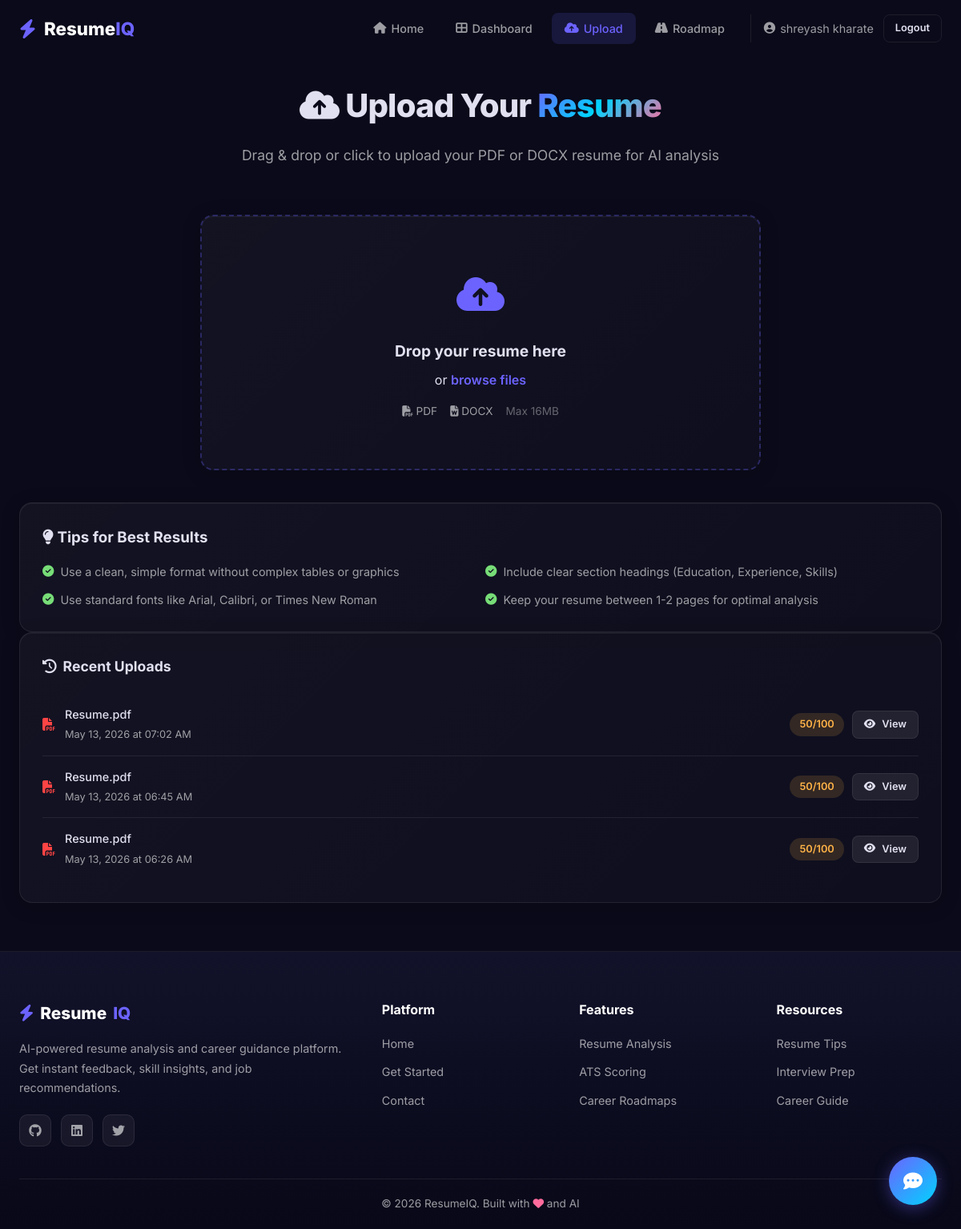
Page /upload (signed in) on the committed database.
### models/models.py (models this page shows, shortened)
class User(UserMixin, db.Model):
    __tablename__ = 'users'
    id = db.Column(db.Integer, primary_key=True)
    name = db.Column(db.String(100), nullable=False)
    email = db.Column(db.String(120), unique=True, nullable=False)
    password = db.Column(db.String(256), nullable=False)
    role = db.Column(db.String(20), default='user')  # 'user' or 'admin'
    created_at = db.Column(db.DateTime, default=datetime.utcnow)
    resumes = db.relationship('Resume', backref='user', lazy=True, cascade='all, delete-orphan')

class Resume(db.Model):
    __tablename__ = 'resumes'
    id = db.Column(db.Integer, primary_key=True)
    user_id = db.Column(db.Integer, db.ForeignKey('users.id'), nullable=False)
    filename = db.Column(db.String(255), nullable=False)
    original_filename = db.Column(db.String(255), nullable=False)
    extracted_text = db.Column(db.Text)
    score = db.Column(db.Float, default=0)
    ats_score = db.Column(db.Float, default=0)
    analysis_data = db.Column(db.Text)  # JSON-encoded analysis results
    upload_date = db.Column(db.DateTime, default=datetime.utcnow)
    skills = db.relationship('Skill', backref='resume', lazy=True, cascade='all, delete-orphan')

### app.py (the view, shortened to what this page needs)
@app.route('/upload', methods=['GET', 'POST'])
@login_required
def upload():
    resumes = Resume.query.filter_by(user_id=current_user.id)\
        .order_by(Resume.upload_date.desc()).all()
    return render_template('upload.html', resumes=resumes)

### app.py (called while the page is built)
@login_manager.user_loader
def load_user(user_id):
    return User.query.get(int(user_id))

### templates/upload.html (shortened to what this page needs)
{% extends 'base.html' %}
{% block content %}
<section class="upload-section">
    <div class="section-container">
        <div class="section-header">
            <h2 class="section-title"><i class="fas fa-cloud-upload-alt"></i> Upload Your <span class="gradient-text">Resume</span></h2>
            <p class="section-subtitle">Drag & drop or click to upload your PDF or DOCX resume for AI analysis</p>
        </div>
        <div class="upload-area-wrapper animate-fade-in-up">
            <form method="POST" action="{{ url_for('upload') }}" enctype="multipart/form-data" id="uploadForm">
                <div class="upload-dropzone glass-card" id="dropzone">
                    <div class="dropzone-content">
                        <div class="dropzone-icon">
                            <i class="fas fa-cloud-upload-alt"></i>
                        </div>
                        <h3>Drop your resume here</h3>
                        <p>or <span class="dropzone-browse">browse files</span></p>
                        <div class="dropzone-formats">
                            <span><i class="fas fa-file-pdf"></i> PDF</span>
                            <span><i class="fas fa-file-word"></i> DOCX</span>
                            <span class="dropzone-size">Max 16MB</span>
                        </div>
                    </div>
                </div>
            </form>
        </div>
        <div class="upload-tips animate-fade-in-up delay-1">
            <div class="glass-card">
                <h3><i class="fas fa-lightbulb"></i> Tips for Best Results</h3>
                <div class="tips-grid">
                    <div class="tip-item">
                        <i class="fas fa-check-circle"></i>
                        <span>Use a clean, simple format without complex tables or graphics</span>
                    </div>
                    <div class="tip-item">
                        <i class="fas fa-check-circle"></i>
                        <span>Include clear section headings (Education, Experience, Skills)</span>
                    </div>
                    <div class="tip-item">
                        <i class="fas fa-check-circle"></i>
                        <span>Use standard fonts like Arial, Calibri, or Times New Roman</span>
                    </div>
                    <div class="tip-item">
                        <i class="fas fa-check-circle"></i>
                        <span>Keep your resume between 1-2 pages for optimal analysis</span>
                    </div>
                </div>
            </div>
        </div>
        {% if resumes %}
        <div class="upload-history animate-fade-in-up delay-2">
            <div class="content-card glass-card">
                <div class="card-header">
                    <h3><i class="fas fa-history"></i> Recent Uploads</h3>
                </div>
                <div class="history-list">
                    {% for resume in resumes[:5] %}
                    <div class="history-item">
                        <div class="history-file">
                            <i class="fas fa-file-{% if resume.original_filename.endswith('.pdf') %}pdf{% else %}word{% endif %}"
                               style="color: {% if resume.original_filename.endswith('.pdf') %}#ff4444{% else %}#4488ff{% endif %};"></i>
                            <div>
                                <span class="history-name">{{ resume.original_filename }}</span>
                                <span class="history-date">{{ resume.upload_date.strftime('%b %d, %Y at %I:%M %p') }}</span>
                            </div>
                        </div>
                        <div class="history-scores">
                            <span class="score-badge {% if resume.score >= 70 %}score-high{% elif resume.score >= 40 %}score-mid{% else %}score-low{% endif %}">
                                {{ "%.0f"|format(resume.score) }}/100
                            </span>
                            <a href="{{ url_for('analysis', resume_id=resume.id) }}" class="btn btn-sm btn-glass">
                                <i class="fas fa-eye"></i> View
                            </a>
                        </div>
                    </div>
                    {% endfor %}
                </div>
            </div>
        </div>
        {% endif %}
    </div>
</section>
{% endblock %}

### templates/base.html (shortened to what this page needs)
<!DOCTYPE html>
<html lang="en" data-theme="dark">
<head>
    <link rel="stylesheet" href="https://cdnjs.cloudflare.com/ajax/libs/font-awesome/6.5.1/css/all.min.css">
    <link rel="stylesheet" href="{{ url_for('static', filename='css/style.css') }}?v=3">
</head>
<body>
    <nav class="navbar" id="mainNav">
        <div class="nav-container">
            <a href="{{ url_for('index') }}" class="nav-logo">
                <i class="fas fa-bolt"></i>
                <span>Resume<span class="logo-accent">IQ</span></span>
            </a>
            <ul class="nav-links" id="navLinks">
                <li><a href="{{ url_for('index') }}" class="nav-link {% if request.endpoint == 'index' %}active{% endif %}">
                    <i class="fas fa-home"></i> Home
                </a></li>
                {% if current_user.is_authenticated %}
                    <li><a href="{{ url_for('dashboard') }}" class="nav-link {% if request.endpoint == 'dashboard' %}active{% endif %}">
                        <i class="fas fa-th-large"></i> Dashboard
                    </a></li>
                    <li><a href="{{ url_for('upload') }}" class="nav-link {% if request.endpoint == 'upload' %}active{% endif %}">
                        <i class="fas fa-cloud-upload-alt"></i> Upload
                    </a></li>
                    <li><a href="{{ url_for('career_roadmap') }}" class="nav-link {% if request.endpoint == 'career_roadmap' %}active{% endif %}">
                        <i class="fas fa-road"></i> Roadmap
                    </a></li>
                    <li class="nav-user-section">
                        <span class="nav-user"><i class="fas fa-user-circle"></i> {{ current_user.name }}</span>
                        <a href="{{ url_for('logout') }}" class="btn btn-sm btn-outline">Logout</a>
                    </li>
                {% endif %}
            </ul>
        </div>
    </nav>
    <main>
        {% block content %}{% endblock %}
    </main>
    {% block footer %}
    <footer class="footer">
        <div class="footer-container">
            <div class="footer-grid">
                <div class="footer-brand">
                    <a href="{{ url_for('index') }}" class="footer-logo">
                        <i class="fas fa-bolt"></i> Resume<span>IQ</span>
                    </a>
                    <p>AI-powered resume analysis and career guidance platform. Get instant feedback, skill insights, and job recommendations.</p>
                    <div class="footer-socials">
                        <a href="#"><i class="fab fa-github"></i></a>
                        <a href="#"><i class="fab fa-linkedin"></i></a>
                        <a href="#"><i class="fab fa-twitter"></i></a>
                    </div>
                </div>
                <div class="footer-links-group">
                    <h4>Platform</h4>
                    <ul>
                        <li><a href="{{ url_for('index') }}">Home</a></li>
                        <li><a href="{{ url_for('signup') }}">Get Started</a></li>
                        <li><a href="{{ url_for('contact') }}">Contact</a></li>
                    </ul>
                </div>
                <div class="footer-links-group">
                    <h4>Features</h4>
                    <ul>
                        <li><a href="#">Resume Analysis</a></li>
                        <li><a href="#">ATS Scoring</a></li>
                        <li><a href="#">Career Roadmaps</a></li>
                    </ul>
                </div>
                <div class="footer-links-group">
                    <h4>Resources</h4>
                    <ul>
                        <li><a href="#">Resume Tips</a></li>
                        <li><a href="#">Interview Prep</a></li>
                        <li><a href="#">Career Guide</a></li>
                    </ul>
                </div>
            </div>
            <div class="footer-bottom">
                <p>&copy; 2026 ResumeIQ. Built with <i class="fas fa-heart" style="color: #ff6b9d;"></i> and AI</p>
            </div>
        </div>
    </footer>
    {% endblock %}
    <div class="chatbot-widget" id="chatbotWidget">
        <button class="chatbot-toggle" id="chatbotToggle" aria-label="Toggle chat">
            <i class="fas fa-comment-dots"></i>
        </button>
    </div>
</body>
</html>

### rows in the picture
User: name "shreyash kharate"
Resume: original_filename "Resume.pdf", upload_date "May 13, 2026 at 07:02 AM", score "50"
Resume: original_filename "Resume.pdf", upload_date "May 13, 2026 at 06:45 AM", score "50"
Resume: original_filename "Resume.pdf", upload_date "May 13, 2026 at 06:26 AM", score "50"
